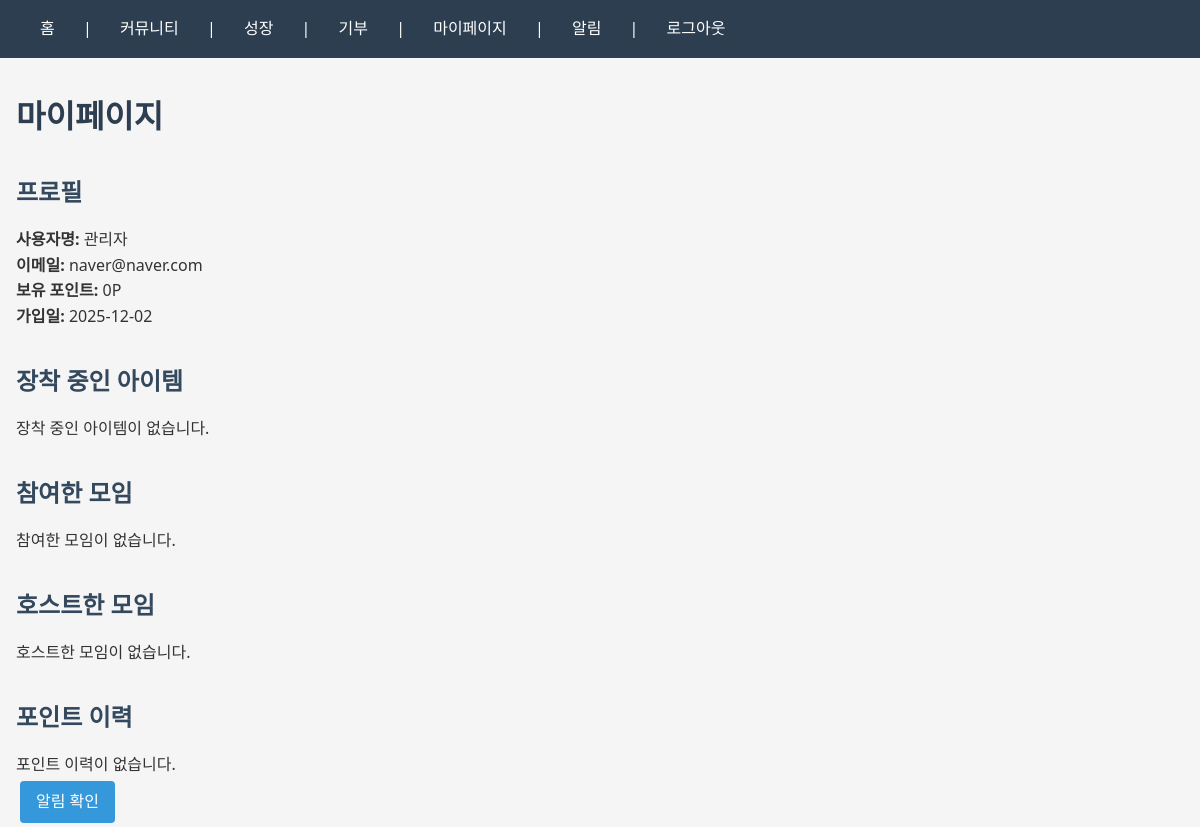
/mypage/ (signed in), run on an earlier commit of the app's database.
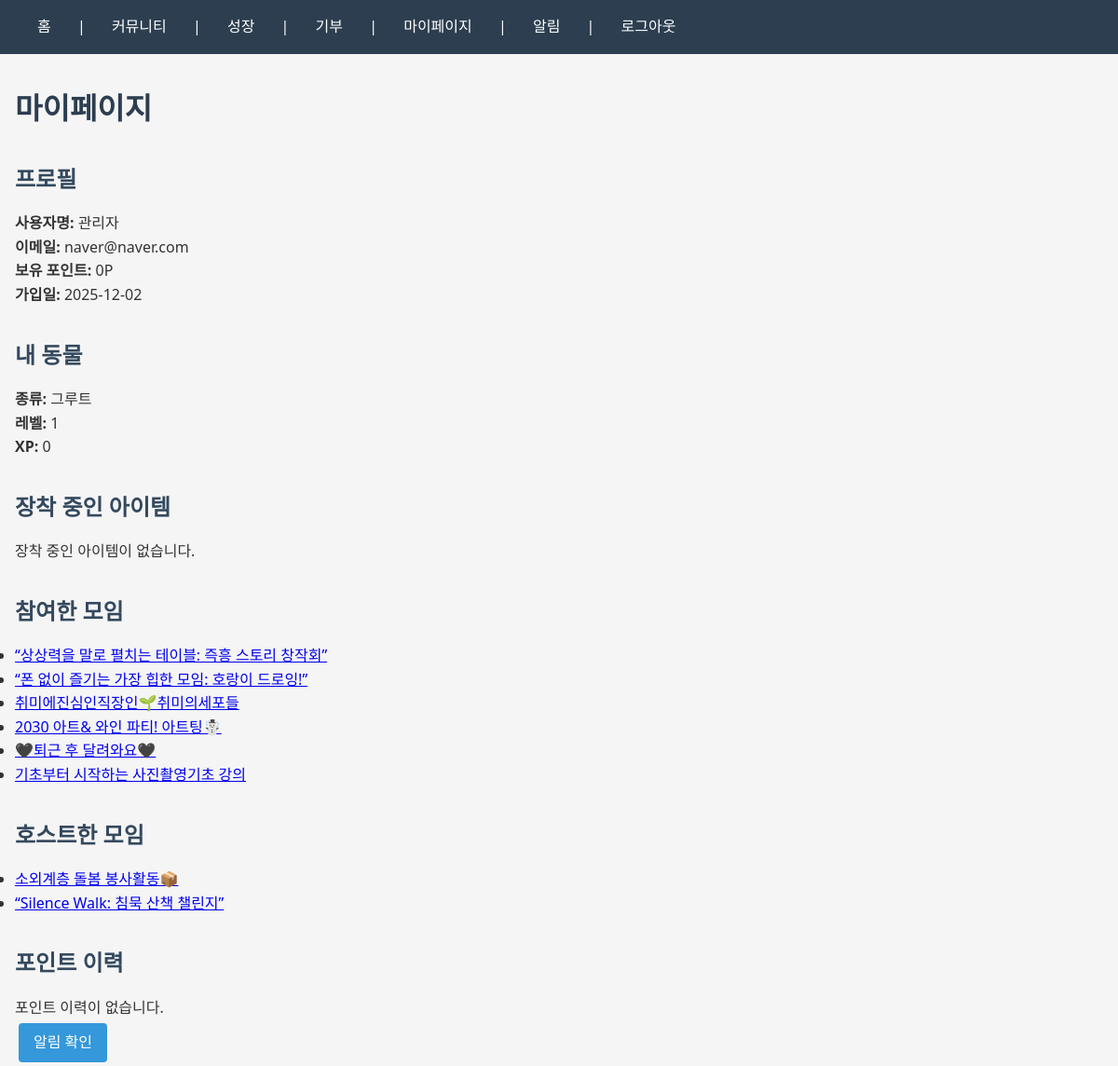
And on a later commit of the database.
### growth/models.py (models this page shows, shortened)
class UserPet(models.Model):
    PET_TYPE_CHOICES = [
        ('cat', '고양이'),
        ('dog', '강아지'),
        ('tree', '그루트'),
    ]
    user_pet_id = models.AutoField(primary_key=True)
    user_id = models.OneToOneField(User, on_delete=models.CASCADE, related_name='pet', db_column='user_id')
    pet_type = models.CharField(max_length=20, choices=PET_TYPE_CHOICES, default='otter')
    current_level = models.IntegerField(default=1)
    current_xp = models.IntegerField(default=0)
    created_at = models.DateTimeField(auto_now_add=True)
    updated_at = models.DateTimeField(auto_now=True)
    class Meta:
        db_table = 'user_pet'

### community/models.py (models this page shows, shortened)
class CommunityMeeting(models.Model):
    meeting_id = models.AutoField(primary_key=True)
    host_id = models.ForeignKey(User, on_delete=models.CASCADE, related_name='hosted_meetings', db_column='host_id')
    title = models.CharField(max_length=200)
    description = models.TextField()
    location_name = models.CharField(max_length=200)
    location_coords = models.CharField(max_length=100, help_text="Latitude,Longitude 형식")
    meeting_date = models.DateTimeField()
    capacity = models.IntegerField(default=10)
    created_at = models.DateTimeField(auto_now_add=True)
    class Meta:
        db_table = 'community_meeting'
        ordering = ['-created_at']

### mypage/views.py (the view)
# urls.py: path('', views.mypage, name='mypage'),
@login_required
def mypage(request):
    try:
        user_pet = UserPet.objects.get(user_id=request.user)
    except UserPet.DoesNotExist:
        user_pet = None
    inventory = UserInventory.objects.filter(user_id=request.user, is_equipped=True)
    points_history = PointsHistory.objects.filter(user_id=request.user).order_by('-created_at')[:20]
    participated_meetings = CommunityMeeting.objects.filter(
        participants__user_id=request.user
    ).distinct().order_by('-created_at')[:10]
    hosted_meetings = CommunityMeeting.objects.filter(
        host_id=request.user
    ).order_by('-created_at')[:10]
    context = {
        'user': request.user,
        'user_pet': user_pet,
        'inventory': inventory,
        'points_history': points_history,
        'participated_meetings': participated_meetings,
        'hosted_meetings': hosted_meetings,
    }
    return render(request, 'mypage.html', context)

### mypage/templates/mypage.html (shortened to what this page needs)
{% extends 'base.html' %}
{% block content %}
<div class="container">
    <h1>마이페이지</h1>
    <div class="profile-section">
        <h2>프로필</h2>
        <p><strong>사용자명:</strong> {{ user.username }}</p>
        <p><strong>이메일:</strong> {{ user.email }}</p>
        <p><strong>보유 포인트:</strong> {{ user.total_points }}P</p>
        <p><strong>가입일:</strong> {{ user.created_at|date:"Y-m-d" }}</p>
    </div>
    {% if user_pet %}
        <div class="pet-section">
            <h2>내 동물</h2>
            <p><strong>종류:</strong> {{ user_pet.get_pet_type_display }}</p>
            <p><strong>레벨:</strong> {{ user_pet.current_level }}</p>
            <p><strong>XP:</strong> {{ user_pet.current_xp }}</p>
        </div>
    {% endif %}
    <div class="inventory-section">
        <h2>장착 중인 아이템</h2>
        {% if inventory %}
            <ul>
                {% for item in inventory %}
                    <li>{{ item.item_id.item_name }} ({{ item.item_id.get_item_type_display }})</li>
                {% endfor %}
            </ul>
        {% else %}
            <p>장착 중인 아이템이 없습니다.</p>
        {% endif %}
    </div>
    <div class="meetings-section">
        <h2>참여한 모임</h2>
        {% if participated_meetings %}
            <ul>
                {% for meeting in participated_meetings %}
                    <li><a href="{% url 'meeting_detail' meeting.meeting_id %}">{{ meeting.title }}</a></li>
                {% endfor %}
            </ul>
        {% else %}
            <p>참여한 모임이 없습니다.</p>
        {% endif %}
    </div>
    <div class="hosted-meetings-section">
        <h2>호스트한 모임</h2>
        {% if hosted_meetings %}
            <ul>
                {% for meeting in hosted_meetings %}
                    <li><a href="{% url 'meeting_detail' meeting.meeting_id %}">{{ meeting.title }}</a></li>
                {% endfor %}
            </ul>
        {% else %}
            <p>호스트한 모임이 없습니다.</p>
        {% endif %}
    </div>
    <div class="points-history-section">
        <h2>포인트 이력</h2>
        {% if points_history %}
            <table class="table">
                <thead>
                    <tr>
                        <th>변동</th>
                        <th>사유</th>
                        <th>일시</th>
                    </tr>
                </thead>
                <tbody>
                    {% for history in points_history %}
                        <tr>
                            <td>{{ history.points_change|add:0|stringformat:"+d" }}P</td>
                            <td>{{ history.get_reason_display }}</td>
                            <td>{{ history.created_at|date:"Y-m-d H:i" }}</td>
                        </tr>
                    {% endfor %}
                </tbody>
            </table>
        {% else %}
            <p>포인트 이력이 없습니다.</p>
        {% endif %}
    </div>
    <a href="{% url 'notifications' %}" class="btn btn-primary">알림 확인</a>
</div>
{% endblock %}

What changed in the data, as far as the page shows it:
added UserPet: pet_type "그루트", current_level "1", current_xp "0"
added CommunityMeeting: title "“상상력을 말로 펼치는 테이블: 즉흥 스토리 창작회”", shown under "참여한 모임"
added CommunityMeeting: title "“폰 없이 즐기는 가장 힙한 모임: 호랑이 드로잉!”", shown under "참여한 모임"
added CommunityMeeting: title "취미에진심인직장인🌱취미의세포들", shown under "참여한 모임"
added CommunityMeeting: title "2030 아트& 와인 파티! 아트팅☃️", shown under "참여한 모임"
added CommunityMeeting: title "🖤퇴근 후 달려와요🖤", shown under "참여한 모임"
added CommunityMeeting: title "기초부터 시작하는 사진촬영기초 강의", shown under "참여한 모임"
added CommunityMeeting: title "소외계층 돌봄 봉사활동📦", shown under "호스트한 모임"
added CommunityMeeting: title "“Silence Walk: 침묵 산책 챌린지”", shown under "호스트한 모임"
Also different on the page:
text no longer shown: "참여한 모임이 없습니다. 호스트한 모임이 없습니다."
text now shown: "내 동물 종류: 레벨: XP:"
